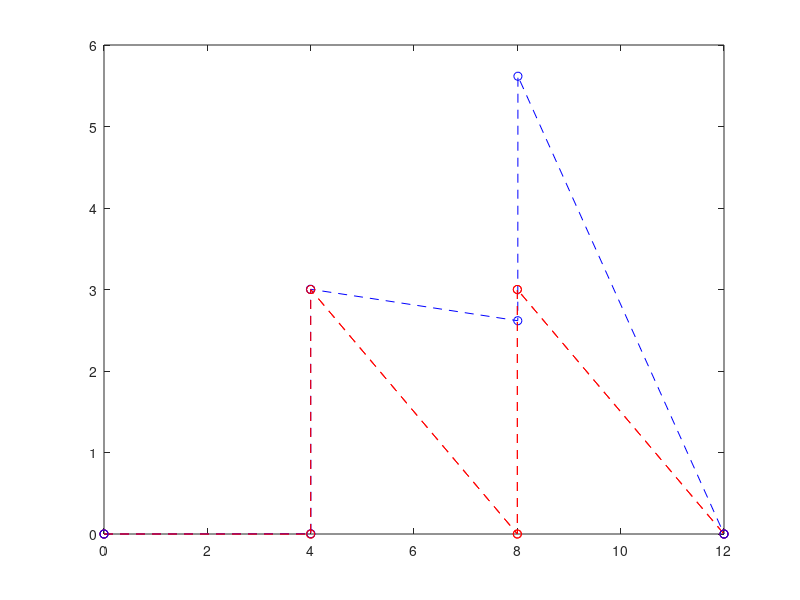

The MATLAB source for this figure:
% Input
E = 200e7;
elementCount = 9;
nodeCount = 6;

areaVector = 2.5e-3*ones(elementCount,1);
% Following from the node order
% 12 23 34 45 56 13 35 24 46
lengthVector = [4;3;5;3;5;5;4;4;4];
angleVector = [0;90;360-atan(3/4);90;360-atan(3/4);45;0;0;0];
positionVector = [0;0;4;0;4;3;8;0;8;3;12;0] % ABCDEGH

nodeVector = [1;2;2;3;3;4;4;5;5;6;1;3;3;5;2;4;4;6]; % AB, BC, CD, DA, DB
displacementVector = zeros(2*nodeCount,1);
forceVector = zeros(2*nodeCount,1);
forceVector(8) = 400; % F2
forceVector(7) = -1200; % F1

% DE, EG,

stiffnessGlobal = zeros(2*nodeCount,2*nodeCount);

function stiffnessLocal = localStiffnessGenerator(E,A,l,theta);
    stiffnessConstant = E*A/l;
    R = [cosd(theta) -sind(theta); sind(theta) cosd(theta)];
    stiffnessMatrix = [stiffnessConstant 0 -stiffnessConstant 0; zeros(1,4);-stiffnessConstant 0 stiffnessConstant 0; zeros(1,4)];
    R4 = [R zeros(2,2); zeros(2,2) R];
    stiffnessLocal = R4*stiffnessMatrix*R4';
end
function stiffnessLocalGlobal = local2Global(stiffnessLocal,node1,node2,nodeCount)
    stiffnessLocalGlobal = zeros(2*nodeCount,2*nodeCount);
    i = 2*node1 - 1;
    j = 2*node2 - 1;
    stiffnessLocalGlobal(i:(i+1),i:(i+1)) = stiffnessLocal(1:2,1:2);
    stiffnessLocalGlobal(i:(i+1),j:(j+1)) = stiffnessLocal(1:2,3:4);
    stiffnessLocalGlobal(j:(j+1),i:(i+1)) = stiffnessLocal(3:4,1:2);
    stiffnessLocalGlobal(j:(j+1),j:(j+1)) = stiffnessLocal(3:4,3:4);
end

function forceAxial = tension(stiffnessLocal,theta,displacementSelected)
    R = [cos(theta) -sin(theta); sin(theta) cos(theta)];
    R4 = [R zeros(2,2); zeros(2,2) R];
    displacementLocal = R4'*displacementSelected;
    forceAxial = stiffnessLocal*displacementLocal;
end

% Looping through the entire structure.
A = 0; theta = 0; l = 0; stiffnessLocal = zeros(4,4);
for element = 1:elementCount % For first three bars
    A = areaVector(element);
    theta = angleVector(element);
    l = lengthVector(element);
    stiffnessLocal = localStiffnessGenerator(E,A,l,theta);
    nodeCounter = element*2 - 1;
    stiffnessLocalGlobal = local2Global(stiffnessLocal,nodeVector(nodeCounter),nodeVector(nodeCounter+1),nodeCount);
    stiffnessGlobal += stiffnessLocalGlobal;
end

% Applying Boundary Conditions,
range = [3:nodeCount*2-2]
forceEval = forceVector(range);
displacementEval = displacementVector(range);
stiffnessEval = stiffnessGlobal(range,range);
displacementEval = stiffnessEval\forceEval;


displacementVector(range) = displacementEval;
forceVector = stiffnessGlobal*displacementVector;


positionVectorNew = positionVector + displacementVector;
plot(positionVector(1:2:end),positionVector(2:2:end),'--or');
hold on;
plot(positionVectorNew(1:2:end),positionVectorNew(2:2:end),'--ob');
forceAxial = zeros(4,1);
nodeAxialForces = zeros(nodeCount,1);
% 2 Finding Axial Forces
for element = 1:elementCount
    A = areaVector(element);
    theta = angleVector(element);
    l = lengthVector(element);
    nodeCounter = element*2 - 1;
    stiffnessLocal = localStiffnessGenerator(E,A,l,theta);
    displacementVectorSelected = zeros(4,1);
    displacementVectorSelected(1:2) = displacementVector(nodeVector(nodeCounter):(nodeVector(nodeCounter))+1);
    displacementVectorSelected(3:4) = displacementVector(nodeVector(nodeCounter+1):(nodeVector(nodeCounter+1))+1);
    forceAxial = tension(stiffnessLocal,theta,displacementVectorSelected);
    nodeAxialForces(nodeVector(nodeCounter)) += forceAxial(1);
    nodeAxialForces(nodeVector(nodeCounter+1)) += forceAxial(3);
end

% Calculating Stresses And Strains
stressVector = nodeAxialForces/A;
strainVector = displacementVector/l;

% When maximum stress is 300 MPa, Forces need a new area,
stressVector = 300e6;
areaVector = stressVector./forceVector;
displacementVector = zeros(2*nodeCount,1);
forceVector = zeros(2*nodeCount,1);
forceVector(8) = 400; % F2
forceVector(7) = -1200; % F1

% DE, EG,

stiffnessGlobal = zeros(2*nodeCount,2*nodeCount);

function stiffnessLocal = localStiffnessGenerator(E,A,l,theta);
    stiffnessConstant = E*A/l;
    R = [cosd(theta) -sind(theta); sind(theta) cosd(theta)];
    stiffnessMatrix = [stiffnessConstant 0 -stiffnessConstant 0; zeros(1,4);-stiffnessConstant 0 stiffnessConstant 0; zeros(1,4)];
    R4 = [R zeros(2,2); zeros(2,2) R];
    stiffnessLocal = R4*stiffnessMatrix*R4';
end
function stiffnessLocalGlobal = local2Global(stiffnessLocal,node1,node2,nodeCount)
    stiffnessLocalGlobal = zeros(2*nodeCount,2*nodeCount);
    i = 2*node1 - 1;
    j = 2*node2 - 1;
    stiffnessLocalGlobal(i:(i+1),i:(i+1)) = stiffnessLocal(1:2,1:2);
    stiffnessLocalGlobal(i:(i+1),j:(j+1)) = stiffnessLocal(1:2,3:4);
    stiffnessLocalGlobal(j:(j+1),i:(i+1)) = stiffnessLocal(3:4,1:2);
    stiffnessLocalGlobal(j:(j+1),j:(j+1)) = stiffnessLocal(3:4,3:4);
end

function forceAxial = tension(stiffnessLocal,theta,displacementSelected)
    R = [cos(theta) -sin(theta); sin(theta) cos(theta)];
    R4 = [R zeros(2,2); zeros(2,2) R];
    displacementLocal = R4'*displacementSelected;
    forceAxial = stiffnessLocal*displacementLocal;
end

% Looping through the entire structure.
A = 0; theta = 0; l = 0; stiffnessLocal = zeros(4,4);
for element = 1:elementCount % For first three bars
    A = areaVector(element);
    theta = angleVector(element);
    l = lengthVector(element);
    stiffnessLocal = localStiffnessGenerator(E,A,l,theta);
    nodeCounter = element*2 - 1;
    stiffnessLocalGlobal = local2Global(stiffnessLocal,nodeVector(nodeCounter),nodeVector(nodeCounter+1),nodeCount);
    stiffnessGlobal += stiffnessLocalGlobal;
end

% Applying Boundary Conditions,
range = [3:nodeCount*2-2]
forceEval = forceVector(range);
displacementEval = displacementVector(range);
stiffnessEval = stiffnessGlobal(range,range);
displacementEval = stiffnessEval\forceEval;


displacementVector(range) = displacementEval;
forceVector = stiffnessGlobal*displacementVector;


positionVectorNew = positionVector + displacementVector;
plot(positionVector(1:2:end),positionVector(2:2:end),'--or');
hold on;
plot(positionVectorNew(1:2:end),positionVectorNew(2:2:end),'--ob');
forceAxial = zeros(4,1);
nodeAxialForces = zeros(nodeCount,1);
% 2 Finding Axial Forces
for element = 1:elementCount
    A = areaVector(element);
    theta = angleVector(element);
    l = lengthVector(element);
    nodeCounter = element*2 - 1;
    stiffnessLocal = localStiffnessGenerator(E,A,l,theta);
    displacementVectorSelected = zeros(4,1);
    displacementVectorSelected(1:2) = displacementVector(nodeVector(nodeCounter):(nodeVector(nodeCounter))+1);
    displacementVectorSelected(3:4) = displacementVector(nodeVector(nodeCounter+1):(nodeVector(nodeCounter+1))+1);
    forceAxial = tension(stiffnessLocal,theta,displacementVectorSelected);
    nodeAxialForces(nodeVector(nodeCounter)) += forceAxial(1);
    nodeAxialForces(nodeVector(nodeCounter+1)) += forceAxial(3);
end

% Calculating Stresses And Strains
stressVector = nodeAxialForces/A;
strainVector = displacementVector/l;

